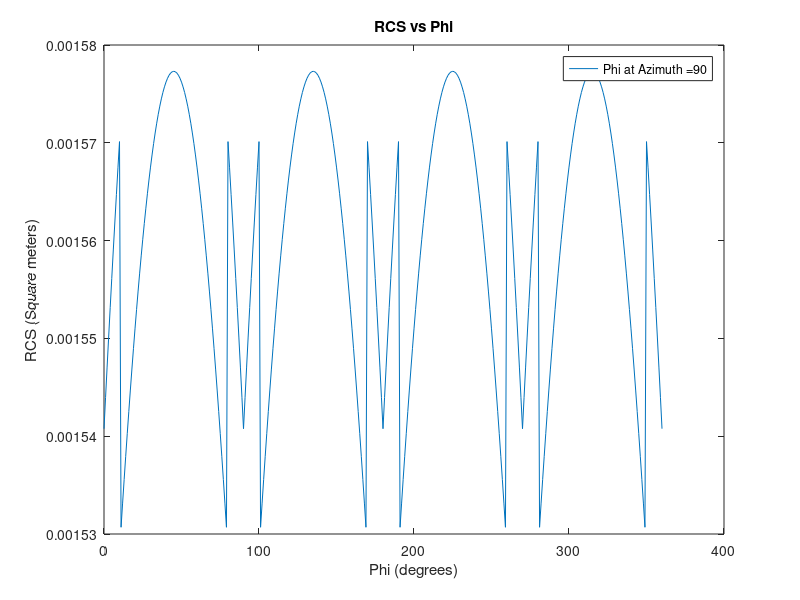

Here is the MATLAB script that generated this plot:
% Load the data from the txt file
data = load('PhiGraph.txt');

% Extract the x and y coordinates
x = data(:,1);
y = data(:,2);

% Create a new figure
figure;

% Plot the data
plot(x, y);

% Set the x and y labels
xlabel('Phi (degrees)');
ylabel('RCS (Square meters)');
legend('Phi at Azimuth =90')
% Set the chart title
title('RCS vs Phi');